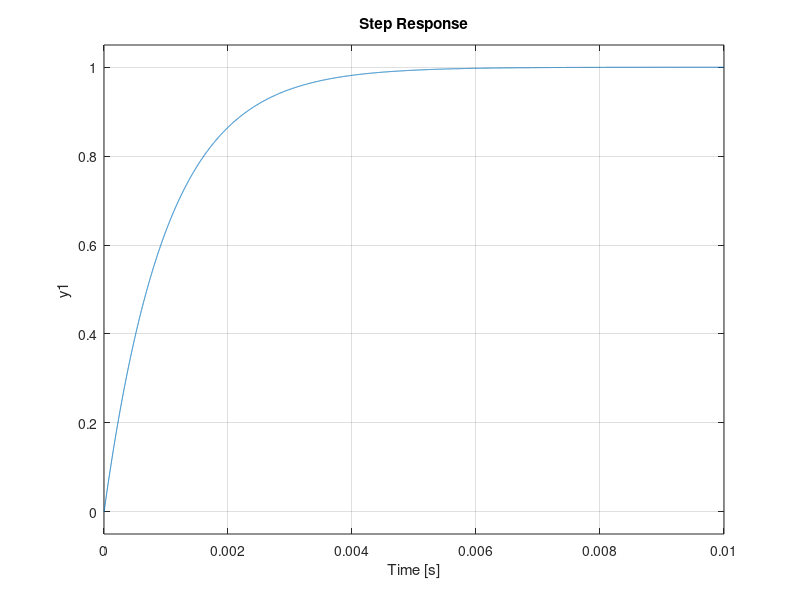

MATLAB code for this plot:
% Rio Agustian Gilang Fernando 4211420004
% UAS Analisis Sistem Fisis 2022

% kode berikut memberikan keluaran plot dari fungsi alih yang diberikan
% sistem yang ditinjau pada kode ini adalah sistem elektrik
clc; clf; clear all;

R = 1000;
L = 1e-3;
C = 1e-6;
num = [1];
den = [L*C R*C 1];
TF = tf(num, den)
step(TF,0.01);